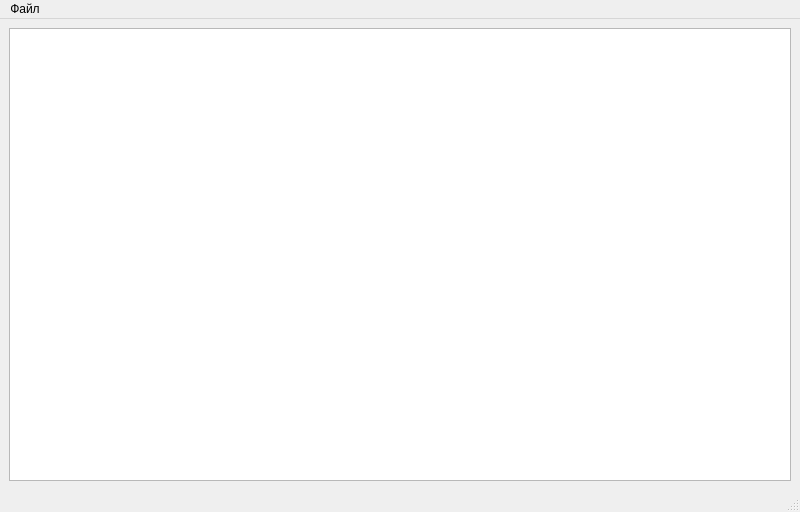
<?xml version="1.0" encoding="UTF-8"?>
<ui version="4.0">
 <class>MainWindow</class>
 <widget class="QMainWindow" name="MainWindow">
  <property name="geometry">
   <rect>
    <x>0</x>
    <y>0</y>
    <width>800</width>
    <height>512</height>
   </rect>
  </property>
  <property name="windowTitle">
   <string>MainWindow</string>
  </property>
  <widget class="QWidget" name="centralwidget">
   <layout class="QVBoxLayout" name="verticalLayout">
    <item>
     <widget class="QTextEdit" name="textEdit"/>
    </item>
   </layout>
  </widget>
  <widget class="QMenuBar" name="menubar">
   <property name="geometry">
    <rect>
     <x>0</x>
     <y>0</y>
     <width>800</width>
     <height>21</height>
    </rect>
   </property>
   <widget class="QMenu" name="menu">
    <property name="title">
     <string>Файл</string>
    </property>
    <addaction name="action"/>
    <addaction name="separator"/>
   </widget>
   <addaction name="menu"/>
  </widget>
  <widget class="QStatusBar" name="statusbar"/>
  <action name="action">
   <property name="text">
    <string>Открыть</string>
   </property>
  </action>
  <action name="action_2">
   <property name="text">
    <string>Сохранить</string>
   </property>
  </action>
 </widget>
 <resources/>
 <connections/>
</ui>
